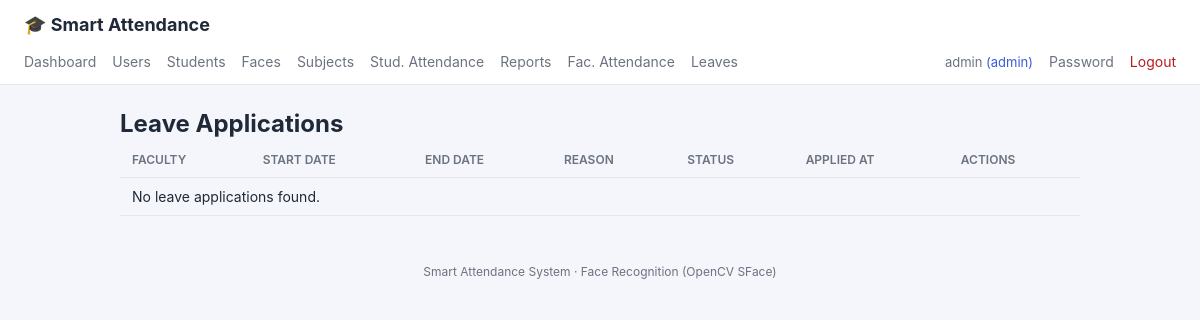
/director/leaves (signed in), run on an earlier commit of the app's database.
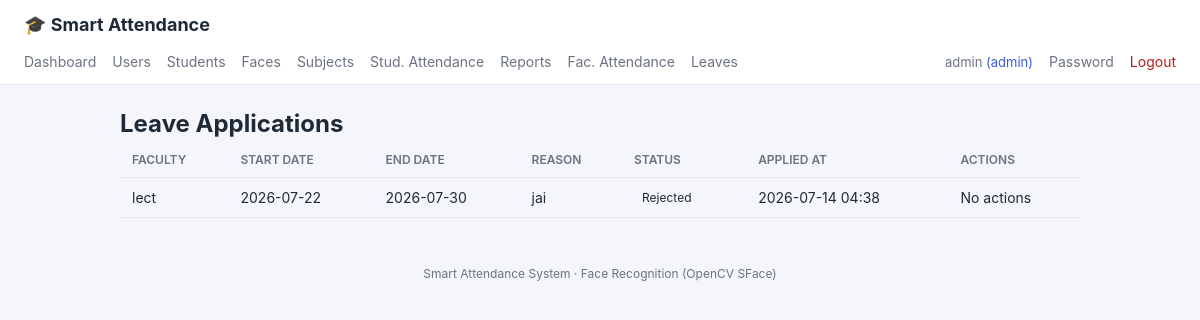
And on a later commit of the database.
### models.py (models this page shows, shortened)
class LeaveApplication(db.Model):
    __tablename__ = "leave_applications"
    id = db.Column(db.Integer, primary_key=True)
    user_id = db.Column(db.Integer, db.ForeignKey("users.id"), nullable=False)
    user = db.relationship("User", backref=db.backref("leaves", lazy=True))
    start_date = db.Column(db.Date, nullable=False)
    end_date = db.Column(db.Date, nullable=False)
    reason = db.Column(db.Text, nullable=False)
    status = db.Column(db.String(20), default="pending")  # pending, approved, rejected
    created_at = db.Column(db.DateTime, default=datetime.utcnow)

class User(UserMixin, db.Model):
    __tablename__ = "users"
    id = db.Column(db.Integer, primary_key=True)
    username = db.Column(db.String(80), unique=True, nullable=False, index=True)
    email = db.Column(db.String(120), unique=True, nullable=False)
    password_hash = db.Column(db.String(255), nullable=False)
    role = db.Column(db.String(20), nullable=False, default=ROLE_STUDENT)
    created_at = db.Column(db.DateTime, default=datetime.utcnow)
    student_id = db.Column(db.Integer, db.ForeignKey("students.id"), nullable=True)
    student = db.relationship("Student", backref=db.backref("user", uselist=False))

### blueprints/director.py (the view)
@director_bp.route("/leaves")
@login_required
@director_required
def leaves_index():
    leaves = LeaveApplication.query.order_by(LeaveApplication.created_at.desc()).all()
    return render_template("director/leaves.html", leaves=leaves)

### templates/director/leaves.html (shortened to what this page needs)
{% extends "base.html" %}
{% block content %}
<div class="pt-3 pb-2 mb-3 border-bottom">
    <h1 class="h2">Leave Applications</h1>
</div>
<div class="table-responsive">
    <table class="table table-striped table-sm align-middle">
        <thead>
            <tr>
                <th>Faculty</th>
                <th>Start Date</th>
                <th>End Date</th>
                <th>Reason</th>
                <th>Status</th>
                <th>Applied At</th>
                <th>Actions</th>
            </tr>
        </thead>
        <tbody>
            {% for leave in leaves %}
            <tr>
                <td>{{ leave.user.username }}</td>
                <td>{{ leave.start_date }}</td>
                <td>{{ leave.end_date }}</td>
                <td>{{ leave.reason }}</td>
                <td>
                    {% if leave.status == 'pending' %}
                        <span class="badge bg-warning text-dark">Pending</span>
                    {% elif leave.status == 'approved' %}
                        <span class="badge bg-success">Approved</span>
                    {% else %}
                        <span class="badge bg-danger">Rejected</span>
                    {% endif %}
                </td>
                <td>{{ leave.created_at.strftime('%Y-%m-%d %H:%M') }}</td>
                <td>
                    {% if leave.status == 'pending' %}
                    <form method="post" action="{{ url_for('director.update_leave', leave_id=leave.id) }}" class="d-inline">
                        <input type="hidden" name="action" value="approved">
                        <button class="btn btn-sm btn-success">Approve</button>
                    </form>
                    <form method="post" action="{{ url_for('director.update_leave', leave_id=leave.id) }}" class="d-inline">
                        <input type="hidden" name="action" value="rejected">
                        <button class="btn btn-sm btn-danger">Reject</button>
                    </form>
                    {% else %}
                    <span class="text-muted">No actions</span>
                    {% endif %}
                </td>
            </tr>
            {% else %}
            <tr><td colspan="7">No leave applications found.</td></tr>
            {% endfor %}
        </tbody>
    </table>
</div>
{% endblock %}

What changed in the data, as far as the page shows it:
added LeaveApplication: user.username "lect", start_date "2026-07-22", end_date "2026-07-30", reason "jai", status "Rejected", created_at "2026-07-14 04:38"
Also different on the page:
text no longer shown: "No leave applications found."
